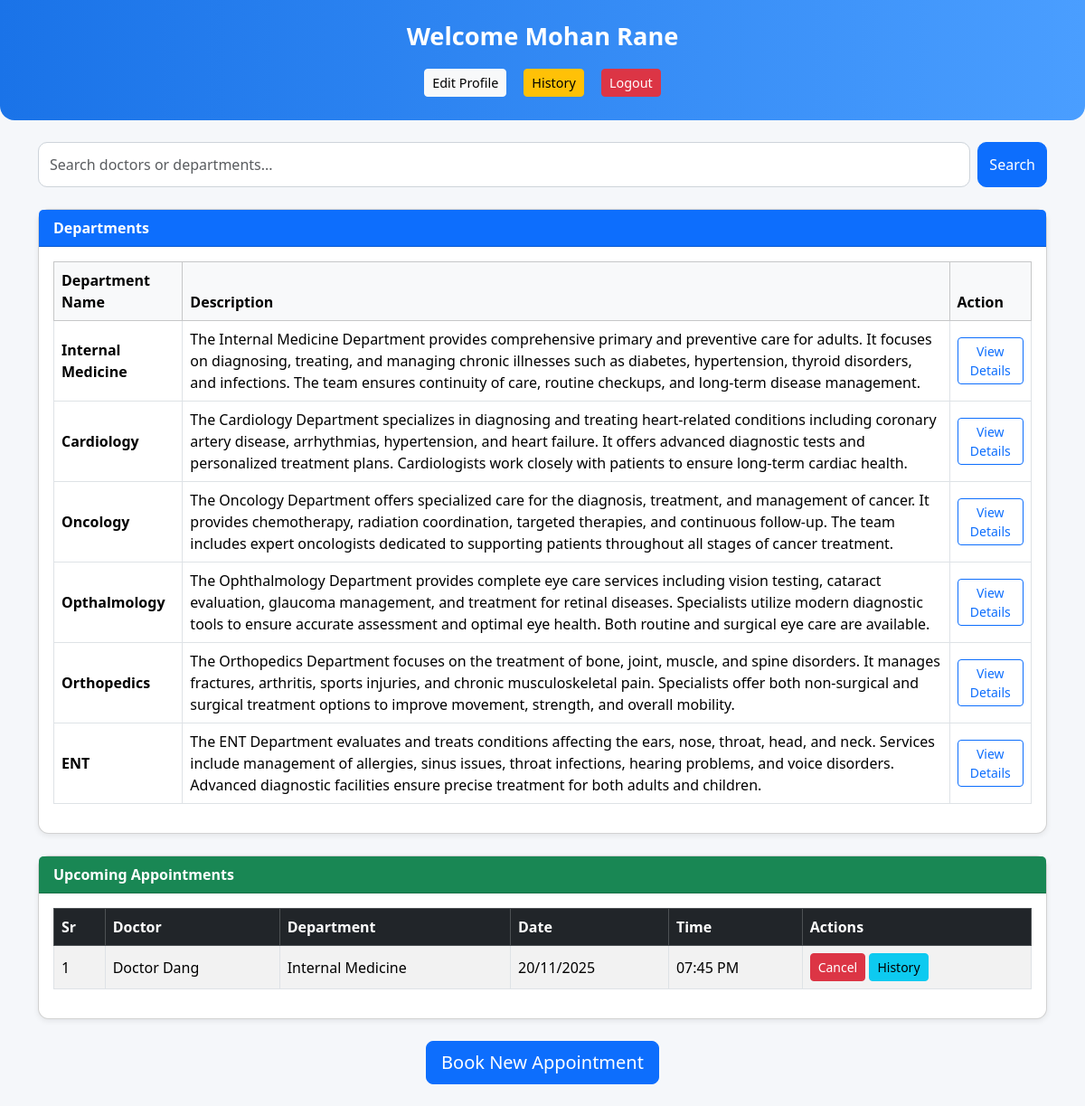
Page /patientdashboard (signed in) on the earlier database version.
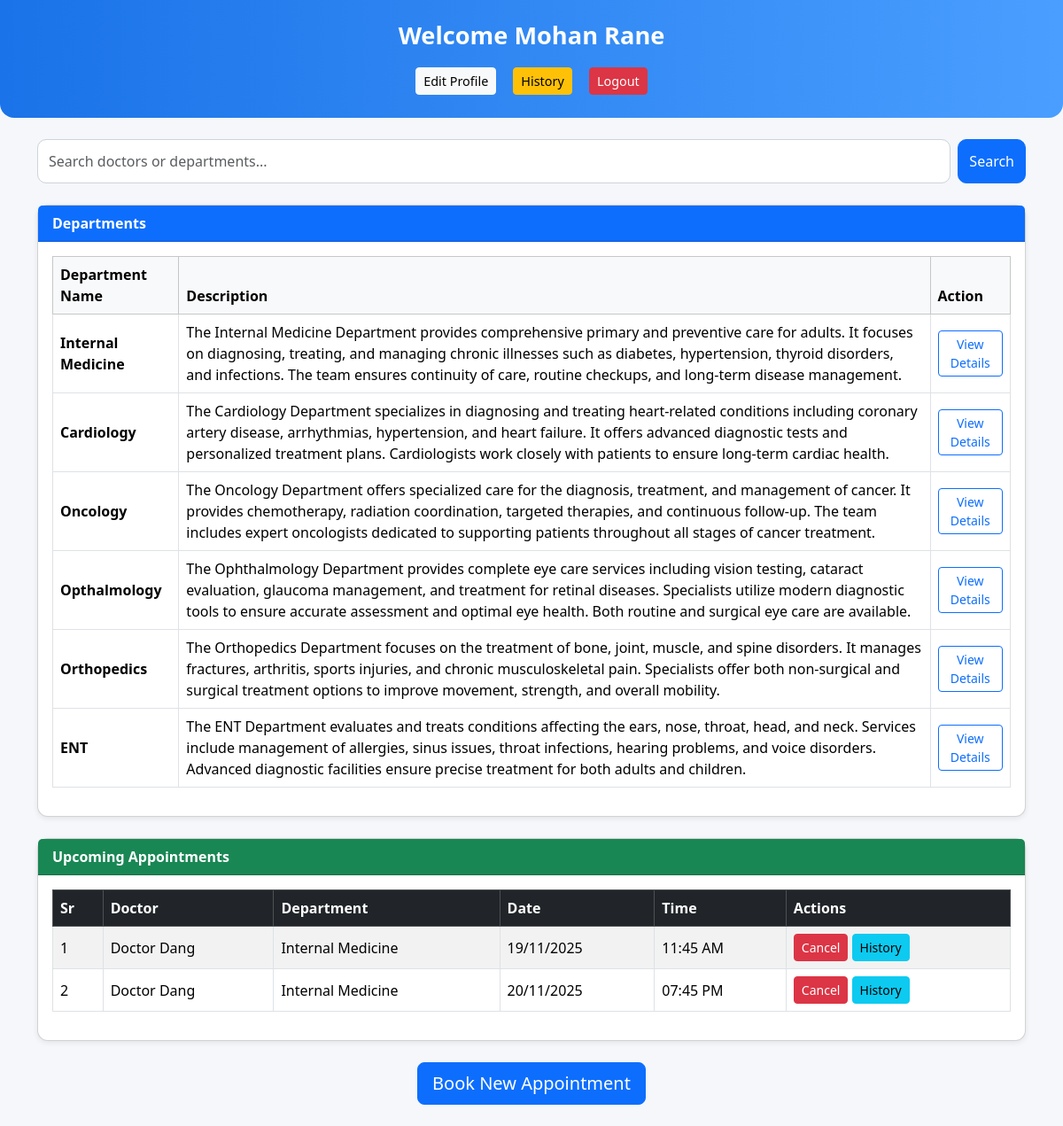
Same page on the later database version.
### application/models.py (models this page shows)
class Department(UserMixin, db.Model):
    id = db.Column(db.Integer(), primary_key = True)
    name = db.Column(db.String(), nullable = False, unique = True)
    description = db.Column(db.String(), nullable = False)
    doctor = db.relationship('Doctor', backref = 'department')

class Appointment(UserMixin, db.Model):
    id = db.Column(db.Integer(), primary_key = True)
    appointment_date = db.Column(db.DateTime(), nullable = False)
    appointment_time = db.Column(db.Time(), nullable = False)
    reason = db.Column(db.String(), nullable = False, default = 'Null')
    status = db.Column(db.String(), nullable = False, default = "Available")
    patient_id = db.Column(db.Integer(), db.ForeignKey("patient.id"), nullable = False, default = 999)
    doctor_id = db.Column(db.Integer(), db.ForeignKey("doctor.id"), nullable = False)
    treatment = db.relationship('Treatment', backref = 'appointment')

class Doctor(UserMixin, db.Model):
    id = db.Column(db.Integer(), primary_key = True)
    username = db.Column(db.String(), nullable = False, unique = True)
    password = db.Column(db.String(), nullable = False)
    name = db.Column(db.String(), nullable = False)
    qualification = db.Column(db.String(), nullable = False)
    experience = db.Column(db.Integer(), nullable = False)
    fee = db.Column(db.Integer(), nullable = False)
    flagged = db.Column(db.Integer(), nullable = False,default = 0)
    specialization = db.Column(db.String(), nullable = False)
    designation = db.Column(db.String(), nullable = False)
    registration_num = db.Column(db.String(), nullable = False)
    doctor_id = db.Column(db.Integer(), db.ForeignKey("user.id"), nullable = False)
    appointment = db.relationship('Appointment', backref = 'doctor')
    department_id = db.Column(db.Integer(), db.ForeignKey("department.id"), nullable = False)

### application/routes.py (the view)
@app.route('/patientdashboard')
@login_required
def patient_dashboard():
    if current_user.user_role != 2:
        return render_template('patient_login.html', error="Access denied.")
    patient = Patient.query.filter_by(username=current_user.username).first()
    appointments = Appointment.query.filter_by(patient_id=patient.id).all()
    today = datetime.today().date()
    upcoming_appointments = Appointment.query.filter(
        Appointment.patient_id == patient.id,
        Appointment.status == "Booked",
        Appointment.appointment_date >= today
    ).order_by(Appointment.appointment_date, Appointment.appointment_time).all()
    treatment_history = Appointment.query.join(Treatment).filter(
        Appointment.patient_id == patient.id
    ).order_by(Appointment.appointment_date.desc()).all()
    departments = Department.query.all()
    return render_template(
        'patient_dashboard.html',
        patient=patient,
        appointments=appointments,
        upcoming_appointments=upcoming_appointments,
        departments=departments,
        treatment_history=treatment_history,
        current_date=datetime.today()
    )

### templates/patient_dashboard.html (shortened to what the changed rows need)
<!DOCTYPE html>
<html lang="en">
<head>
    <link href="https://cdn.jsdelivr.net/npm/bootstrap@5.3.3/dist/css/bootstrap.min.css" rel="stylesheet">
</head>
<body>
    <div class="container mt-4">
        <div class="card mb-4">
            <div class="card-body">
                {% if departments %}
                <table class="table table-bordered align-middle">
                    <thead class="table-light">
                        <tr>
                            <th>Department Name</th>
                            <th>Description</th>
                            <th>Action</th>
                        </tr>
                    </thead>
                    <tbody>
                        {% for dep in departments %}
                        <tr>
                            <td class="fw-bold">{{ dep.name }}</td>
                            <td>{{ dep.description }}</td>
                            <td>
                                <a href="{{ url_for('department_details', dep_id=dep.id) }}"
                                   class="btn btn-outline-primary btn-sm">
                                    View Details
                                </a>
                            </td>
                        </tr>
                        {% endfor %}
                    </tbody>
                </table>
                {% else %}
                    <p class="text-muted">No departments available.</p>
                {% endif %}
            </div>
        </div>
        <div class="card mb-4">
            <div class="card-body">
                {% if upcoming_appointments %}
                <table class="table table-striped table-bordered align-middle">
                    <thead class="table-dark">
                        <tr>
                            <th>Sr</th>
                            <th>Doctor</th>
                            <th>Department</th>
                            <th>Date</th>
                            <th>Time</th>
                            <th>Actions</th>
                        </tr>
                    </thead>
                    <tbody>
                        {% for appt in upcoming_appointments %}
                        <tr>
                            <td>{{ loop.index }}</td>
                            <td>{{ appt.doctor.name }}</td>
                            <td>{{ appt.doctor.department.name }}</td>
                            <td>{{ appt.appointment_date.strftime('%d/%m/%Y') }}</td>
                            <td>{{ appt.appointment_time.strftime('%I:%M %p') }}</td>
                            <td>
                                <form action="{{ url_for('cancel_appointment', appt_id=appt.id) }}"
                                      method="post" style="display:inline;">
                                    <button class="btn btn-danger btn-sm">Cancel</button>
                                </form>
                                <a href="{{ url_for('patient_history_page') }}"
                                   class="btn btn-info btn-sm">
                                   History
                                </a>
                            </td>
                        </tr>
                        {% endfor %}
                    </tbody>
                </table>
                {% else %}
                    <p class="text-muted">No upcoming appointments.</p>
                {% endif %}
            </div>
        </div>
    </div>
</body>
</html>

Differences in the rows shown:
now on this page (row edited): Appointment: doctor.name "Doctor Dang", doctor.department.name "Internal Medicine", appointment_date "19/11/2025", appointment_time "11:45 AM"
